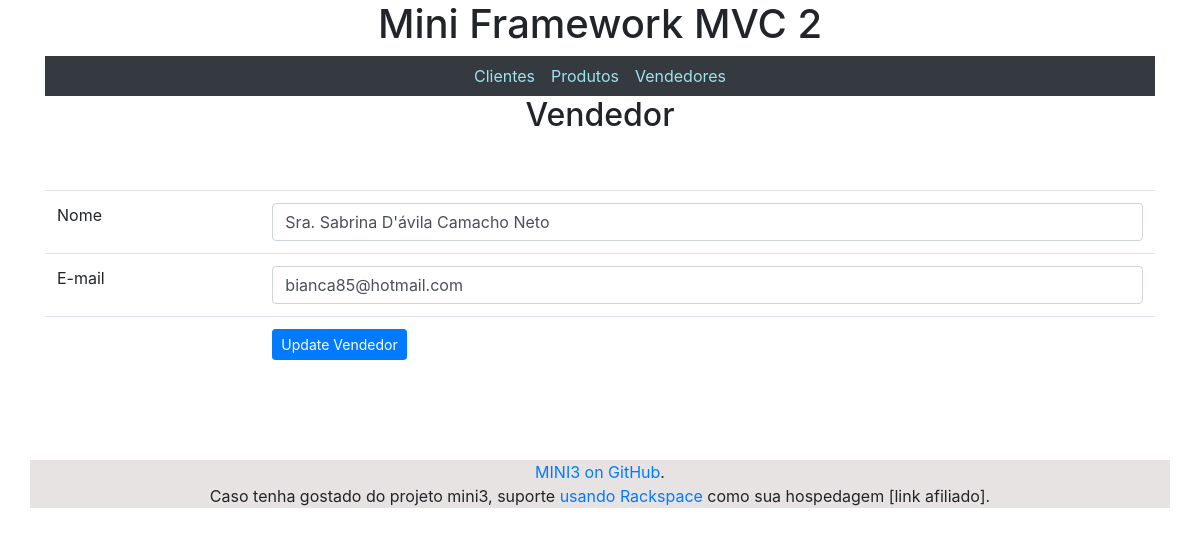
/vendedores/edit/2, run on the app's committed database.
### tables this page shows
CREATE TABLE `vendedores` (
  `id` int(11) NOT NULL AUTO_INCREMENT,
  `nome` varchar(50) DEFAULT NULL,
  `email` varchar(50) DEFAULT NULL,
  PRIMARY KEY (`id`)
);

### src/View/VendedoresView.php (called while the page is built, shortened)
<?php
class VendedoresView
{
	public function edit($controller, $action, $todos, $um){
        require SRC . 'templates/_includes/header.php';
        require SRC . 'templates/'.$controller.'/'.$action.'.php';
        require SRC . 'templates/_includes/footer.php';
	}
}

### src/bootstrap.php (called while the page is built, shortened)
<?php
$app = new Router();

### public/index.php (called while the page is built)
<?php
require __DIR__ . '/../src/bootstrap.php';

### src/Core/Model.php (called while the page is built, shortened)
<?php
class Model
{
    private function openDb()
    {
        $options = array(PDO::ATTR_DEFAULT_FETCH_MODE => PDO::FETCH_OBJ, PDO::ATTR_ERRMODE => PDO::ERRMODE_WARNING);
		$dsn = DB_TYPE . ':host=' . DB_HOST . ';port ='. DB_PORT . ';dbname=' . DB_NAME;
        $this->pdo = new PDO($dsn , DB_USER, DB_PASS, $options);
    }
}

### src/Model/VendedoresModel.php (called while the page is built, shortened)
<?php
class VendedoresModel extends Model
{
    public function umVendedor($vendedor_id)
    {
        $sql = 'SELECT id, nome, email FROM vendedores WHERE id = :vendedor_id LIMIT 1';
        $query = $this->pdo->prepare($sql);
        $parameters = array(':vendedor_id' => $vendedor_id);
        $query->execute($parameters);
        return ($query->rowcount() ? $query->fetch() : false);
    }
}

### src/templates/vendedores/edit.php (the view, shortened to what this page needs)
<div class="container">
    <h2 class="text-center">Vendedor</h2>
    <div>
		<br><br>
        <form action="<?php echo URL; ?>vendedores/update" method="POST">
        <table class="table table-hover table-stripped">
            <tr><td><label>Nome</label></td>
            <td><input class="form-control" type="text" name="nome" value="<?php echo htmlspecialchars($um->nome, ENT_QUOTES, 'UTF-8'); ?>" required autofocus/></td></tr>
            <td><label>E-mail</label></td>
            <td><input class="form-control" type="email" name="email" value="<?php echo htmlspecialchars($um->email, ENT_QUOTES, 'UTF-8'); ?>" required /></td></tr>
            <tr><td></td><td><input type="submit" name="submit_update_vendedor" value="Update Vendedor" class="btn btn-primary btn-sm"/></td></tr>
		</table>
        </form>
    </div>
</div>
<br><br><br>

### data on the page
vendedores: nome "Sra. Sabrina D'ávila Camacho Neto", email "bianca85@hotmail.com"

### other printed values
SRC_TITTLE "Mini Framework MVC 2"
